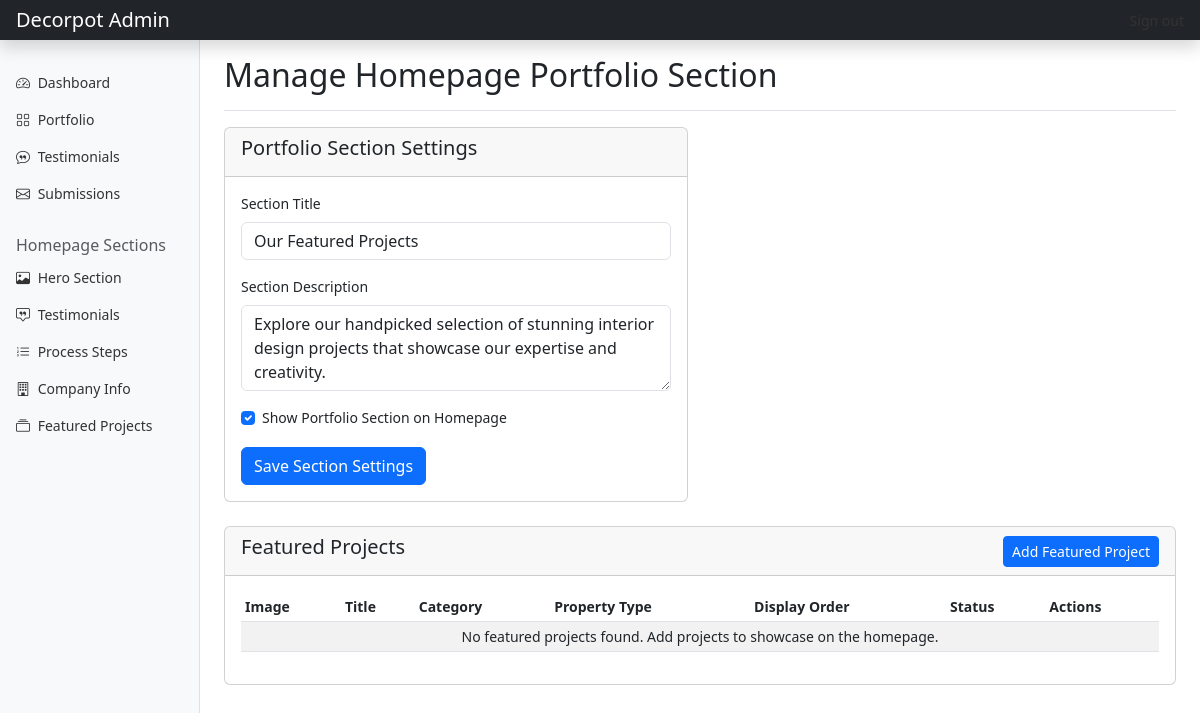
/admin/homepage_portfolio.php, run on the app's committed database.
### tables this page shows
CREATE TABLE IF NOT EXISTS homepage_portfolio_section (
    id INT PRIMARY KEY AUTO_INCREMENT,
    section_title VARCHAR(255) DEFAULT 'Our Featured Projects',
    section_description TEXT NULL,
    is_active TINYINT(1) DEFAULT 1
);

### includes/functions.php (called while the page is built, shortened)
<?php
function e(string $value): string {
    return htmlspecialchars($value, ENT_QUOTES | ENT_SUBSTITUTE, 'UTF-8');
}

### admin/homepage_portfolio.php (the view, shortened to what this page needs)
<?php
require __DIR__ . '/../includes/functions.php';
$pdo = getPDO();
try {
    $portfolioSection = $pdo->query("SELECT * FROM homepage_portfolio_section WHERE id = 1")->fetch();
} catch (PDOException $e) {
    $pdo->exec("CREATE TABLE IF NOT EXISTS `homepage_portfolio_section` (
        `id` int(11) NOT NULL AUTO_INCREMENT,
        `section_title` varchar(255) NOT NULL DEFAULT 'Our Featured Projects',
        `section_description` text DEFAULT NULL,
        `is_active` tinyint(1) NOT NULL DEFAULT 1,
        PRIMARY KEY (`id`)
    ) ENGINE=InnoDB DEFAULT CHARSET=utf8mb4;");
    $pdo->exec("INSERT INTO homepage_portfolio_section (id, section_title, section_description, is_active)
                VALUES (1, 'Our Featured Projects', 'Explore our handpicked selection of stunning interior design projects that showcase our expertise and creativity.', 1)");
    $portfolioSection = $pdo->query("SELECT * FROM homepage_portfolio_section WHERE id = 1")->fetch();
}
try {
    $featuredProjects = $pdo->query("
        SELECT f.id, f.portfolio_id, f.display_order, f.is_active,
               p.title, p.image_path, p.property_type, c.name AS category
        FROM homepage_featured_projects f
        JOIN portfolio p ON f.portfolio_id = p.id
        LEFT JOIN project_categories c ON p.category_id = c.id
        ORDER BY f.display_order, f.id
    ")->fetchAll();
} catch (PDOException $e) {
    $pdo->exec("CREATE TABLE IF NOT EXISTS `homepage_featured_projects` (
        `id` int(11) NOT NULL AUTO_INCREMENT,
        `portfolio_id` int(11) NOT NULL,
        `display_order` int(11) NOT NULL DEFAULT 0,
        `is_active` tinyint(1) NOT NULL DEFAULT 1,
        PRIMARY KEY (`id`),
        KEY `portfolio_id` (`portfolio_id`)
    ) ENGINE=InnoDB DEFAULT CHARSET=utf8mb4;");
    $featuredProjects = [];
}
include __DIR__ . '/includes/header.php';
?>
<div class="container-fluid">
    <div class="row">
        <?php include __DIR__ . '/includes/sidebar.php'; ?>
        <main class="col-md-9 ms-sm-auto col-lg-10 px-md-4">
            <div class="d-flex justify-content-between flex-wrap flex-md-nowrap align-items-center pt-3 pb-2 mb-3 border-bottom">
                <h1 class="h2">Manage Homepage Portfolio Section</h1>
            </div>
            <div class="row mb-4">
                <div class="col-md-6">
                    <div class="card">
                        <div class="card-header">
                            <h5>Portfolio Section Settings</h5>
                        </div>
                        <div class="card-body">
                            <form method="post">
                                <div class="mb-3">
                                    <label for="section_title" class="form-label">Section Title</label>
                                    <input type="text" class="form-control" id="section_title" name="section_title"
                                           value="<?= e($portfolioSection['section_title']) ?>" required>
                                </div>
                                <div class="mb-3">
                                    <label for="section_description" class="form-label">Section Description</label>
                                    <textarea class="form-control" id="section_description" name="section_description"
                                              rows="3"><?= e($portfolioSection['section_description']) ?></textarea>
                                </div>
                                <div class="mb-3 form-check">
                                    <input type="checkbox" class="form-check-input" id="is_active" name="is_active"
                                           <?= $portfolioSection['is_active'] ? 'checked' : '' ?>>
                                    <label class="form-check-label" for="is_active">Show Portfolio Section on Homepage</label>
                                </div>
                                <button type="submit" name="update_section" class="btn btn-primary">Save Section Settings</button>
                            </form>
                        </div>
                    </div>
                </div>
            </div>
            <div class="row mb-4">
                <div class="col-md-12">
                    <div class="card">
                        <div class="card-header d-flex justify-content-between align-items-center">
                            <h5>Featured Projects</h5>
                            <button type="button" class="btn btn-sm btn-primary" data-bs-toggle="modal" data-bs-target="#addProjectModal">
                                Add Featured Project
                            </button>
                        </div>
                        <div class="card-body">
                            <div class="table-responsive">
                                <table class="table table-striped table-sm">
                                    <thead>
                                        <tr>
                                            <th>Image</th>
                                            <th>Title</th>
                                            <th>Category</th>
                                            <th>Property Type</th>
                                            <th>Display Order</th>
                                            <th>Status</th>
                                            <th>Actions</th>
                                        </tr>
                                    </thead>
                                    <tbody>
                                        <?php if (empty($featuredProjects)): ?>
                                            <tr>
                                                <td colspan="7" class="text-center">No featured projects found. Add projects to showcase on the homepage.</td>
                                            </tr>
                                        <?php endif; ?>
                                    </tbody>
                                </table>
                            </div>
                        </div>
                    </div>
                </div>
            </div>
        </main>
    </div>
</div>
<?php include __DIR__ . '/includes/footer.php'; ?>

### admin/includes/header.php (style rules this page uses)
body { font-size: .875rem; }

### data on the page
homepage_portfolio_section: section_title "Our Featured Projects", section_description "Explore our handpicked selection of stunning interior design projects that showcase our expertise and creativity.", is_active "☑"
